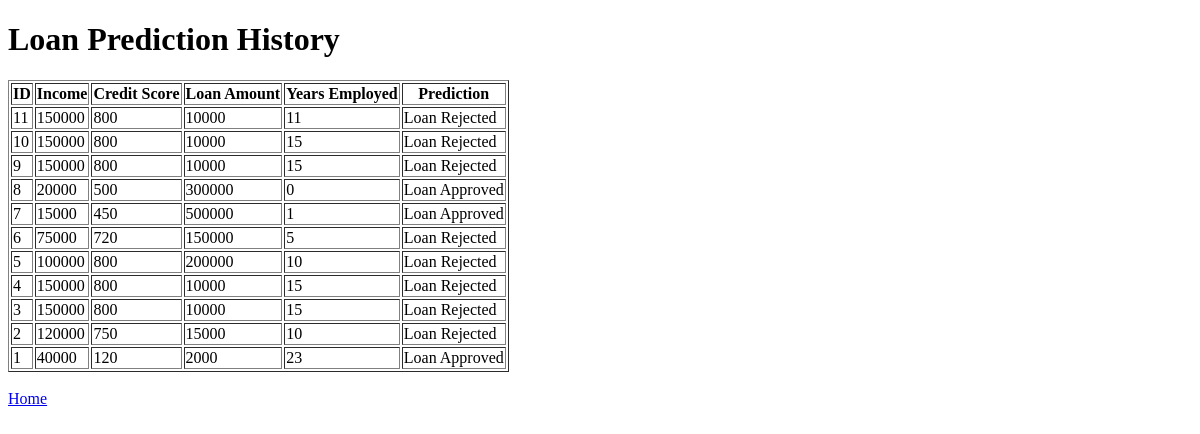
Before: /history with the older database file.
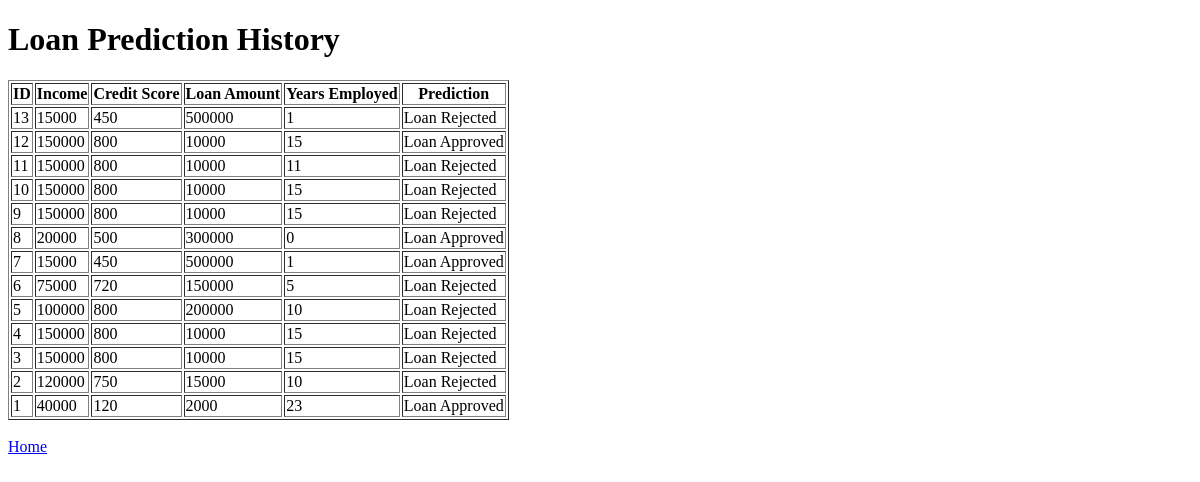
After: the same page with the newer database file.
### tables this page shows
CREATE TABLE loan_history(
        id INTEGER PRIMARY KEY AUTOINCREMENT,
        income INTEGER,
        credit_score INTEGER,
        loan_amount INTEGER,
        years_employed INTEGER,
        prediction TEXT
    );

### app.py (the view)
@app.route('/history')
def history():
    conn = sqlite3.connect('loan_history.db')
    cursor = conn.cursor()
    cursor.execute("""
    SELECT *
    FROM loan_history
    ORDER BY id DESC
    """)
    historical_data = cursor.fetchall()
    conn.close()
    return render_template(
        'history.html',
        historical_data=historical_data
    )

### templates/history.html (shortened to what this page needs)
<!DOCTYPE html>
<html>
<head>
</head>
<body>
<h1>Loan Prediction History</h1>
<table border="1">
<tr>
<th>ID</th>
<th>Income</th>
<th>Credit Score</th>
<th>Loan Amount</th>
<th>Years Employed</th>
<th>Prediction</th>
</tr>
{% for row in historical_data %}
<tr>
<td>{{ row[0] }}</td>
<td>{{ row[1] }}</td>
<td>{{ row[2] }}</td>
<td>{{ row[3] }}</td>
<td>{{ row[4] }}</td>
<td>{{ row[5] }}</td>
</tr>
{% endfor %}
</table>
<br>
<a href="/">Home</a>
</body>
</html>

Changed rows visible on the page:
added loan_history: id "13", income "15000", credit_score "450", loan_amount "500000", years_employed "1", prediction "Loan Rejected"
added loan_history: id "12", income "150000", credit_score "800", loan_amount "10000", years_employed "15", prediction "Loan Approved"
